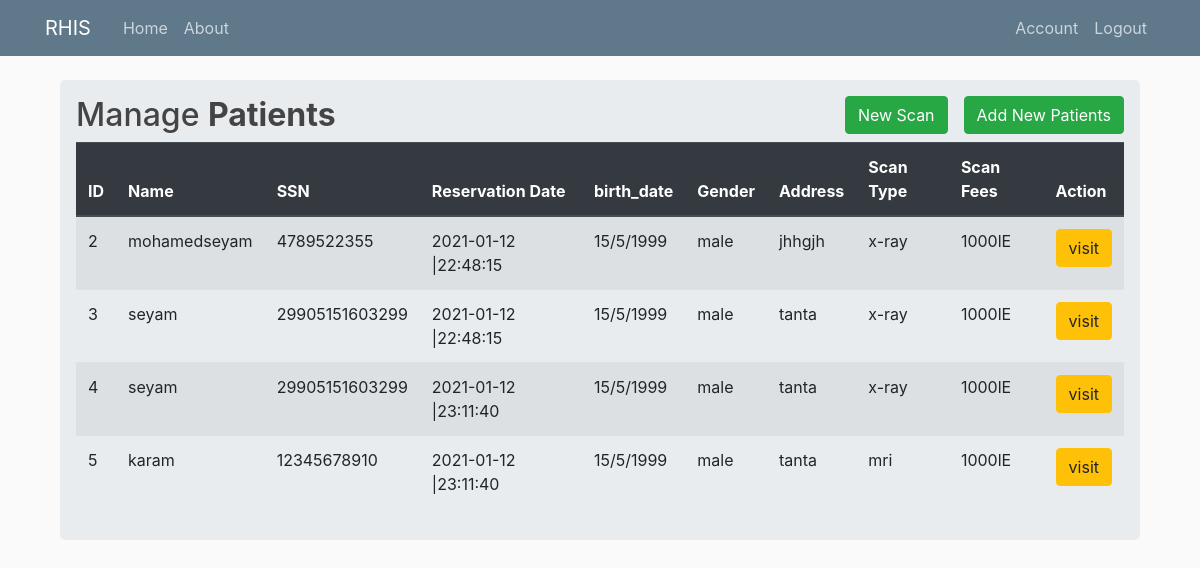
The app's page /recep with its own data.
### run.py (models this page shows, shortened)
class Scan(db.Model):
    id = db.Column(db.Integer, primary_key=True)
    scan_type = db.Column(db.String(100), nullable=False)
    scan_date = db.Column(db.DateTime, nullable=False, default=datetime.utcnow())
    fees = db.Column(db.Integer, nullable=False)
    image_file = db.Column(db.String(20), nullable=False, default='default.jpg')
    patient_id = db.Column(db.Integer, db.ForeignKey('patient.id'), nullable=False)

class Patient(db.Model):
    id = db.Column(db.Integer, primary_key=True)
    name = db.Column(db.String(50), unique=False, nullable=False)
    ssn = db.Column(db.String(14), unique=True, nullable=False)
    reserve_date = db.Column(db.DateTime, nullable=False, default = datetime.utcnow())
    email = db.Column(db.String(120), unique=True, nullable=False)
    gender = db.Column(db.String(6), nullable=False)
    address = db.Column(db.String(200))
    password = db.Column(db.String(60), nullable = False)
    scans = db.relationship('Scan', backref='scan_owner', lazy=True)
    birth_date = db.Column(db.String(), nullable=False)

### run.py (the view)
@app.route("/recep")
def recep():
    all_patients_scans = Scan.query.all()
    return render_template("receptionist.html", p_data = all_patients_scans )

### templates/receptionist.html (shortened to what this page needs)
{% extends "layout.html" %}
{% block content %}
<div class="container">
    <div class="row">
        <div class="col md-12">
            <div class="jumbotron p-3">
                <h2> Manage <b>Patients </b>
                    <button type="button" class="btn btn-success float-right "
                        onclick=location.href='{{url_for("add_new_patient")}}'>Add New Patients
                    </button>
                    <button type="button" class="btn btn-success float-right mr-3"
                        onclick=location.href='{{url_for("patient_scan")}}'> New Scan
                    </button>
                </h2>
                <table class="table table-hover table-striped">
                    <thead class="thead-dark">
                        <tr>
                            <th>ID</th>
                            <th>Name</th>
                            <th>SSN</th>
                            <th>Reservation Date</th>
                            <th>birth_date</th>
                            <th>Gender</th>
                            <th>Address</th>
                            <th>Scan Type</th>
                            <th>Scan Fees</th>
                            <th>Action</th>
                        </tr>
                    </thead>
                    <tbody>
                        {% for row in p_data %}
                        <tr>
                            <td>{{row.id}}</td>
                            <td>{{row.scan_owner.name}}</td>
                            <td>{{row.scan_owner.ssn}}</td>
                            <td>{{row.scan_date.strftime('%Y-%m-%d |%H:%M:%S') }}</td>
                            <td>{{row.scan_owner.birth_date}}</td>
                            <td>{{row.scan_owner.gender}}</td>
                            <td>{{row.scan_owner.address}}</td>
                            <td>{{row.scan_type}}</td>
                            <td>{{row.fees}}</td>
                            <td>
                                <a href="{{url_for('visit_patient', id =row.scan_owner.id )}}"  class="btn btn-warning btn-xs">visit</a>
                            </td>
                        </tr>
                        {% endfor %}
                </table>
            </div>
        </div>
    </div>
</div>
</div>
{% endblock %}

### templates/layout.html (shortened to what this page needs)
<!DOCTYPE html>
<html lang="en">
<head>
    <link rel="stylesheet" href="https://stackpath.bootstrapcdn.com/bootstrap/4.3.1/css/bootstrap.min.css">
    <link rel="stylesheet" type="text/css" href="{{ url_for('static' , filename = 'main.css' )}}">
</head>
<body>
    <header class="site-header">
        <nav class="navbar navbar-expand-md navbar-dark bg-steel fixed-top">
          <div class="container">
            <a class="navbar-brand mr-4" href="{{ url_for('index')}}" > RHIS </a>
            <div class="collapse navbar-collapse" id="navbarToggle">
              <div class="navbar-nav mr-auto">
                <a class="nav-item nav-link" href="{{ url_for('index')}}">Home</a>
                <a class="nav-item nav-link" href="{{ url_for('index')}}">About</a>
              </div>
              <div class="navbar-nav">
                  <a class="nav-item nav-link" href="#"> Account </a>
                  <a class="nav-item nav-link" href="{{url_for('logout')}}"> Logout</a>
              </div>
            </div>
          </div>
        </nav>
      </header>
      <main role="main" class="container">
        <div class="row">
          <div class="col-md-12">
            {% block content %}
            {% endblock %}
          </div>
      </main>
</body>
</html>

### static/main.css (style rules this page uses)
body { background: #fafafa; color: #333333; margin-top: 5rem; }
h1, h2, h3, h4, h5, h6 { color: #444444; }
.bg-steel { background-color: #5f788a; }
.site-header .navbar-nav .nav-link { color: #cbd5db; }

### records on screen
Scan: id "2", scan_owner.name "mohamedseyam", scan_owner.ssn "4789522355", scan_date "2021-01-12 |22:48:15", scan_owner.birth_date "15/5/1999", scan_owner.gender "male", scan_owner.address "jhhgjh", scan_type "x-ray", fees "1000lE"
Scan: id "3", scan_owner.name "seyam", scan_owner.ssn "29905151603299", scan_date "2021-01-12 |22:48:15", scan_owner.birth_date "15/5/1999", scan_owner.gender "male", scan_owner.address "tanta", scan_type "x-ray", fees "1000lE"
Scan: id "4", scan_owner.name "seyam", scan_owner.ssn "29905151603299", scan_date "2021-01-12 |23:11:40", scan_owner.birth_date "15/5/1999", scan_owner.gender "male", scan_owner.address "tanta", scan_type "x-ray", fees "1000lE"
Scan: id "5", scan_owner.name "karam", scan_owner.ssn "12345678910", scan_date "2021-01-12 |23:11:40", scan_owner.birth_date "15/5/1999", scan_owner.gender "male", scan_owner.address "tanta", scan_type "mri", fees "1000lE"
